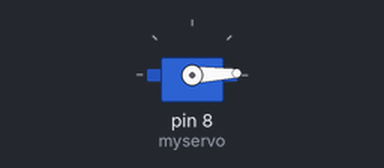
A sketch run on a simulated Arduino Uno, built with avr-gcc and run on an emulated ATmega328P. Parts: servo.

Above: at 0.05 s.
At 2.0 s:
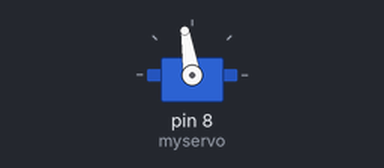
At 3.95 s:
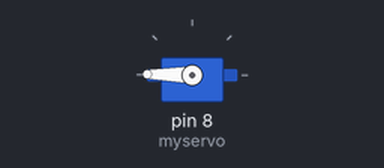
At 7.9 s:
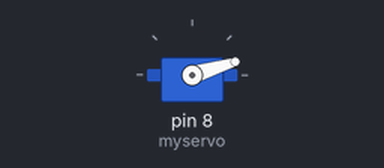
Timing chart, 0 to 12.0 s (numbered marks = the images above):
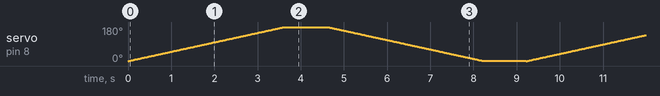

The sketch:

lesson_14.2.ino
```cpp
/*
  keyestudio smart RV
  lesson 14.2
  servo
  http://www.keyestudio.com
*/
#include <Servo.h>  //include the library code:
Servo myservo;

void setup() {
  myservo.attach(8);  //connect servo to digital 8

}

void loop () {
  //rotate 0° to 180°
  for (int i = 0; i < 180; i++) {
    myservo.write(i);
    delay(20);
  }
  delay(1000);  //delay in 1s

  //rotate from 180° to 0°
  for (int i = 180; i > 0; i--) {
    myservo.write(i);
    delay(20);
  }
  delay(1000);  //delay in 1s
}
```
